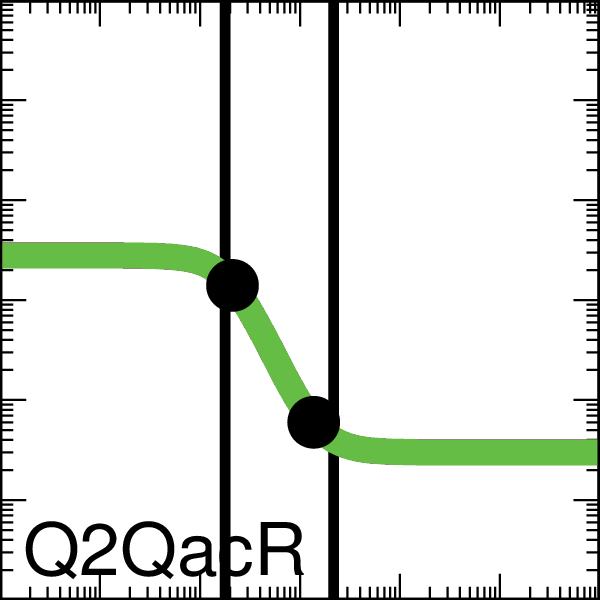

Source code (gnuplot):

set output "SimAnnealing_1-alu_A000_xfer_model_Q2_QacR.eps"
set terminal postscript eps enhanced color "Helvetica, 35" size 2,2
set logscale x
set logscale y
set lmargin screen 0.0
set rmargin screen 1.0
set tmargin screen 1.0
set bmargin screen 0.0
set size ratio 1.0
set border linewidth 2
set tics scale 2
set mxtics 10
set mytics 10
set key bottom left
set key samplen -1
set xrange [0.001:1000.0]
set yrange [0.001:1000.0]
set format y "10^{%L}"    
set format x "10^{%L}"    
set format x ""    
set xlabel '01100110'
set arrow from 0.1779504533833275,0.001 to 0.1779504533833275,1000.0 nohead lw 10 lt 2 lc rgb '#000000'
set arrow from 2.1701668586908798,0.001 to 2.1701668586908798,1000.0 nohead lw 10 lt 2 lc rgb '#000000'
ymin = 0.03
ymax = 2.8
K = 0.21
n = 2.4
set dummy x

plot ymin+(ymax-ymin)/(1.0+(x/K)**n) lw 25 lc rgb '#66BC46' title 'Q2QacR',\
 "<echo '1 2'" using (0.21190396):(1.400000002021177)  with points pt 7 ps 4 lc rgb 'black' notitle,\
 "<echo '1 2'" using (1.377679427):(0.06000000000148434)  with points pt 7 ps 4 lc rgb 'black' notitle
